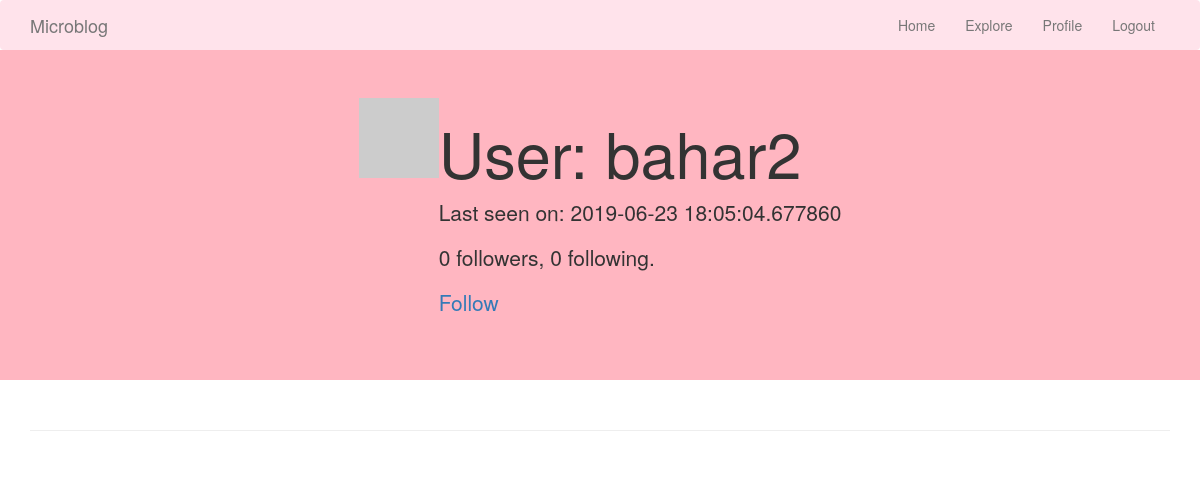
Page /user/bahar2 (signed in) on the earlier database version.
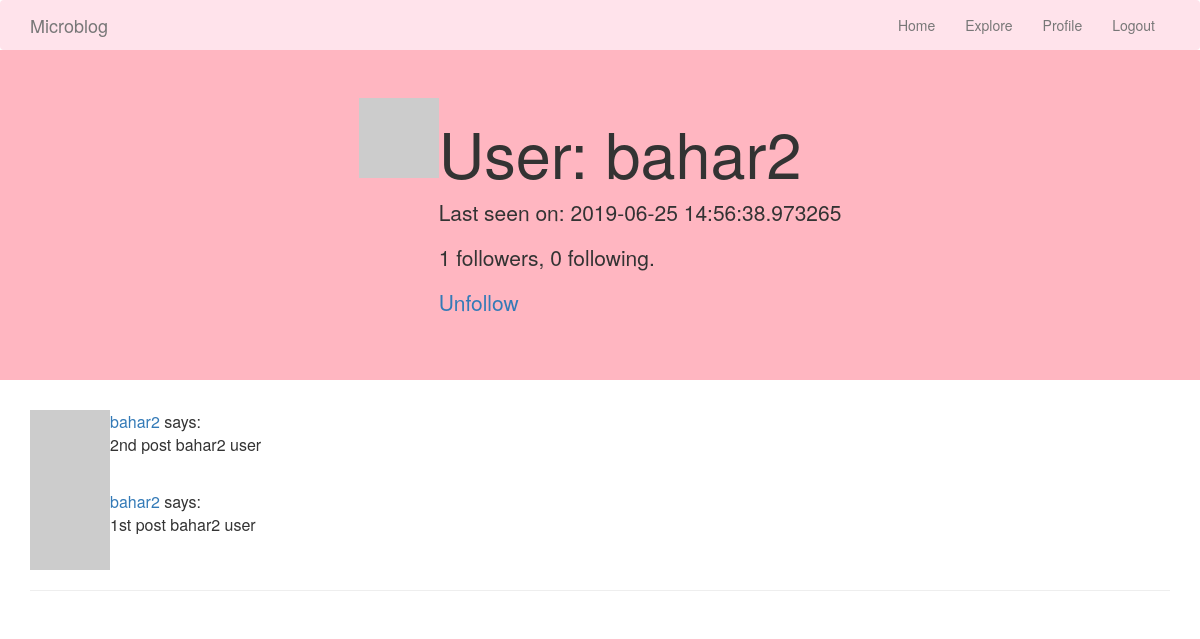
Same page on the later database version.
### app/models.py (models this page shows, shortened)
class User(UserMixin, db.Model):
    id = db.Column(db.Integer, primary_key=True)
    username = db.Column(db.String(64), index=True, unique=True)
    email = db.Column(db.String(120), index=True, unique=True)
    password_hash = db.Column(db.String(128))
    posts = db.relationship('Post', backref='author', lazy='dynamic')
    about_me = db.Column(db.String(140))
    last_seen = db.Column(db.DateTime, default=datetime.utcnow)
    def avatar(self, size):
        digest = md5(self.email.lower().encode('utf-8')).hexdigest()
        return 'https://www.gravatar.com/avatar/{}?d=identicon&s={}'.format(
            digest, size)
    followed = db.relationship(
        'User', secondary=followers,
        primaryjoin=(followers.c.follower_id == id),
        secondaryjoin=(followers.c.followed_id == id),
        backref=db.backref('followers', lazy='dynamic'), lazy='dynamic')
    def is_following(self, user):
        return self.followed.filter(
            followers.c.followed_id == user.id).count() > 0

class Post(db.Model):
    id = db.Column(db.Integer, primary_key=True)
    body = db.Column(db.String(140))
    timestamp = db.Column(db.DateTime, index=True, default=datetime.utcnow)
    user_id = db.Column(db.Integer, db.ForeignKey('user.id'))

### app/routes.py (the view)
@app.route('/user/<username>')
@login_required
def user(username):
    user = User.query.filter_by(username=username).first_or_404()
    page = request.args.get('page', 1, type=int)
    posts = user.posts.order_by(Post.timestamp.desc()).paginate(
        page, app.config['POSTS_PER_PAGE'], False)
    next_url = url_for('user', username=user.username, page=posts.next_num) \
        if posts.has_next else None
    prev_url = url_for('user', username=user.username, page=posts.prev_num) \
        if posts.has_prev else None
    return render_template('user.html', user=user, posts=posts.items,
                           next_url=next_url, prev_url=prev_url)

### app/models.py (called while the page is built)
@login.user_loader
def load_user(id):
    return User.query.get(int(id))

### app/routes.py (called while the page is built)
@app.before_request
def before_request():
    if current_user.is_authenticated:
        current_user.last_seen = datetime.utcnow()
        db.session.commit()

### app/templates/user.html (shortened to what this page needs)
{% extends "base.html" %}
{% block content %}
    <div class="jumbotron text-center" style="background-color:#FFB6C1">
    <table align="center">
        <tr valign="top">
            <td><img src="{{ user.avatar(128) }}"></td>
            <td><h1>User: {{ user.username }}</h1>
        {% if user.last_seen %}<p>Last seen on: {{ user.last_seen }}</p>{% endif %}
        <p>{{ user.followers.count() }} followers, {{ user.followed.count() }} following.</p>
        {% if user == current_user %}
        <p><a href="{{ url_for('edit_profile') }}">Edit your profile</a></p>
        {% elif not current_user.is_following(user) %}
        <p><a href="{{ url_for('follow', username=user.username) }}">Follow</a></p>
        {% else %}
        <p><a href="{{ url_for('unfollow', username=user.username) }}">Unfollow</a></p>
        {% endif %}
            </td>
        </tr>
    </table>
    </div>
    <div class="container" >
    {% for post in posts %}
        {% include '_post.html' %}
    {% endfor %}
    </div>
{% endblock %}

### app/templates/_post.html
    <table>
        <tr valign="top">
            <td><img src="{{ post.author.avatar(36) }}"></td>
            <td>
                <a href="{{ url_for('user', username=post.author.username) }}">
                    {{ post.author.username }}
                </a>
            says:<br>{{ post.body }}</td>
        </tr>
    </table>

Differences in the rows shown:
changed User "bahar2": last_seen "2019-06-23 18:05:04.677860" → "2019-06-25 14:56:38.973265"
added Post: author.username "bahar2", body "2nd post bahar2 user"
added Post: author.username "bahar2", body "1st post bahar2 user"
Other differences:
{{ user.followers.count() }}: "0" → "1"
text no longer shown: "Follow"
text now shown: "Unfollow"
